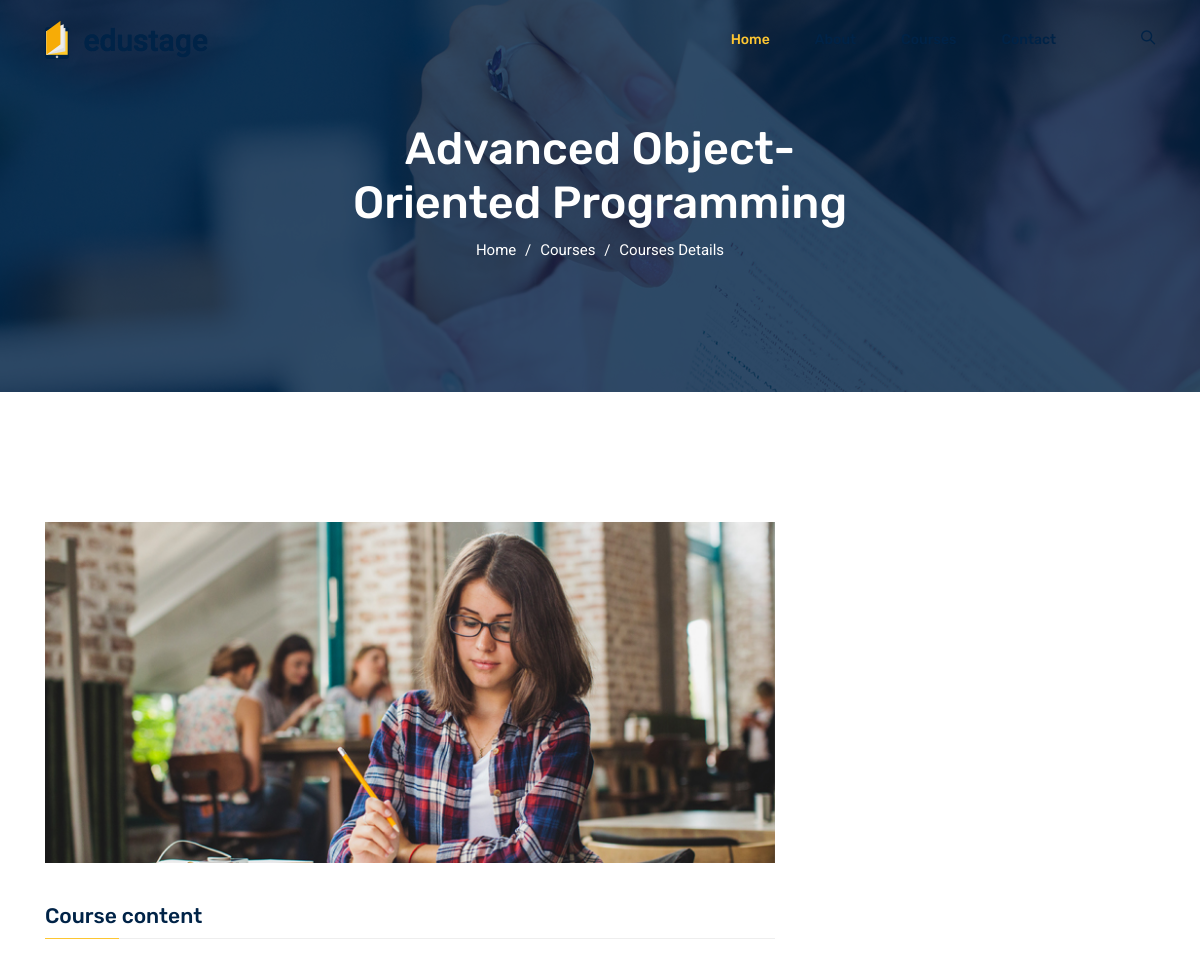
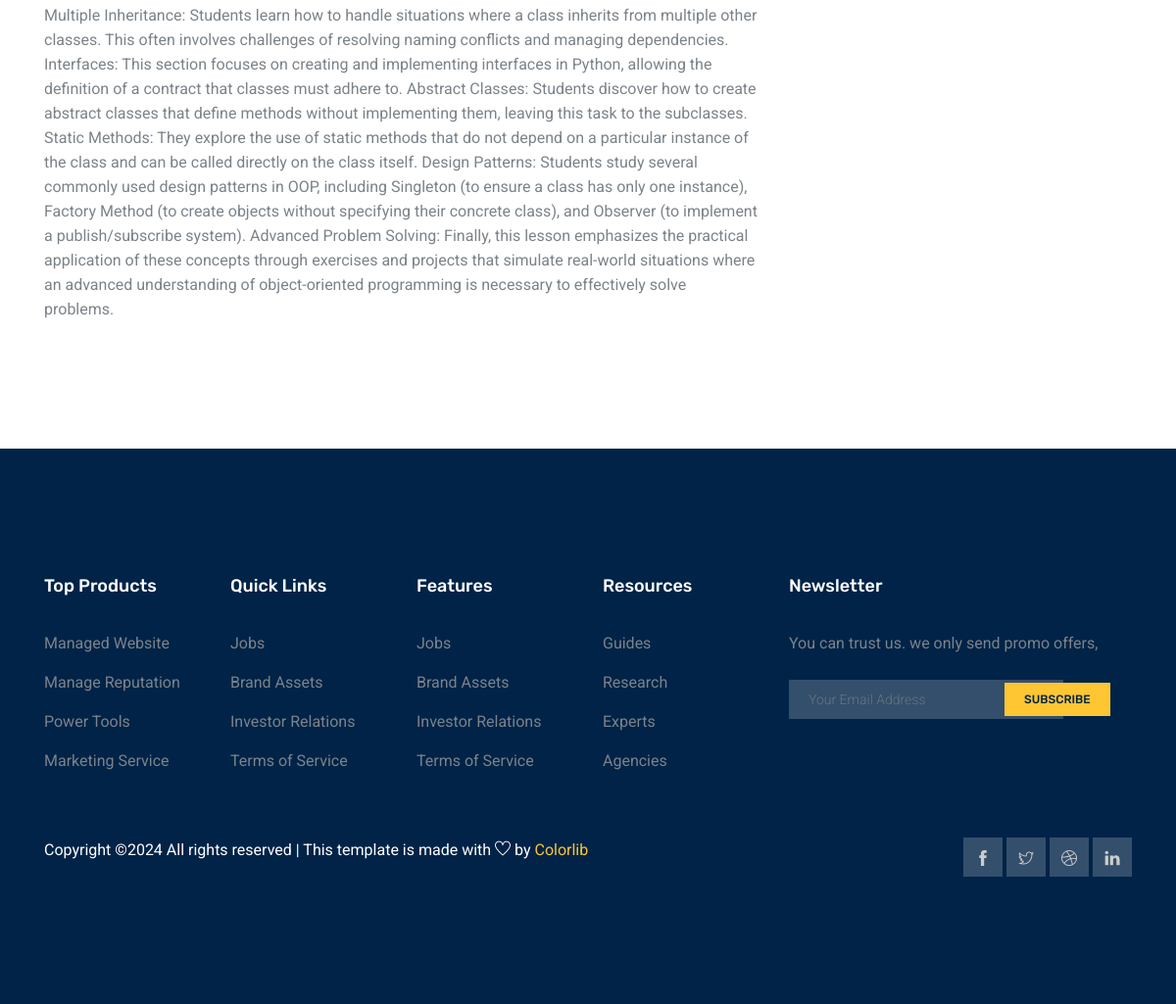
The page /lesson/3 on the database its author committed (2 pictures, top to bottom).
### app/models.py (models this page shows, shortened)
class Lesson(models.Model):
    title = models.CharField(max_length=200)
    course = models.ForeignKey(Course , related_name='lessons', on_delete=models.CASCADE)
    order = models.PositiveIntegerField()
    image_lesson = models.ImageField(upload_to='lessonimg')
    content = models.TextField(blank=True, null=True)

### app/views.py (the view)
# urls.py: path('lesson/<int:pk>', views.Lesson_details.as_view(), name='lesson_details'),
class Lesson_details(View):
 def get(self, request,pk):
    lesson=Lesson.objects.get(pk=pk)
    return render(request, 'app/lesson-details.html', locals())

### app/templates/app/lesson-details.html (shortened to what this page needs)
{% extends 'app/base.html' %}
{% load static %}
{%block content%}
{% block banner-slider %}
<section class="banner_area">
    <div class="banner_inner d-flex align-items-center">
      <div class="overlay"></div>
      <div class="container">
        <div class="row justify-content-center">
          <div class="col-lg-6">
            <div class="banner_content text-center">
              <h2> {{ lesson.title }}</h2>
              <div class="page_link">
                <a href="index.html">Home</a>
                <a href="courses.html">Courses</a>
                <a href="course-details.html">Courses Details</a>
              </div>
            </div>
          </div>
        </div>
      </div>
    </div>
  </section>
{% endblock banner-slider %}
{%block main-content%}
<section class="course_details_area section_gap">
    <div class="container">
        <div class="row">
            <div class="col-lg-8 course_details_left">
                <div class="main_image">
                    <img class="img-fluid" src="{{ lesson.image_lesson.url }}" alt="">
                </div>
                <div class="content_wrapper">
                    <h4 class="title">Course content</h4>
                    <div class="content">
                        {{ lesson.content }}
                    </div>
                </div>
            </div>
            </div>
        </div>
</section>
{%endblock main-content%}
{%endblock content%}

### rows shown on the page
Lesson: title "Advanced Object-Oriented Programming", image_lesson (picture), content "Multiple Inheritance: Students learn how to handle situations where a class inherits from multiple other classes. This often involves challenges of resolving naming conflicts and managing dependencies. Interfaces: This section focuses on creating and implementing interfaces in Python, allowing the definition of a contract that classes must adhere to. Abstract Classes: Students discover how to create abstract classes that define methods without implementing them, leaving this task to the subclasses. Static Methods: They explore the use of static methods that do not depend on a particular instance of the class and can be called directly on the class itself. Design Patterns: Students study…"
